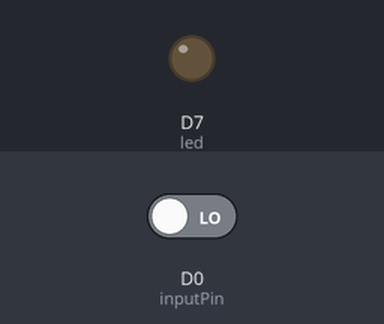
Bench run of a sketch on a simulated Particle Photon. Parts: output pins drawn as LEDs (lit = HIGH). The test bench sets the inputs (shaded band); at power-on: D0 (inputPin) LOW.

Above: at 1.2 s.
1.3 s: D0 (inputPin) driven HIGH
At 2.3 s:
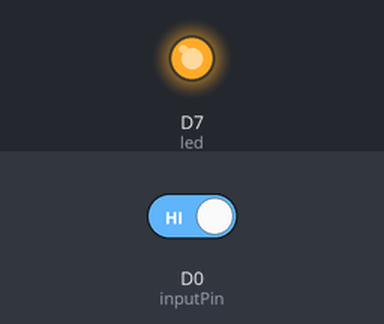
2.8 s: D0 (inputPin) driven LOW
At 3.9 s:
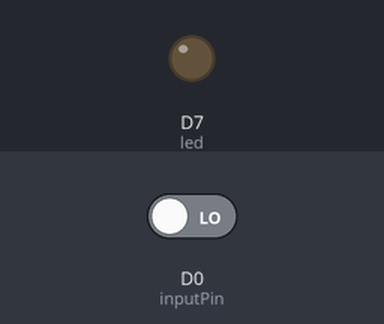
Timing chart, 0 to 5.8 s (numbered marks = the images above; inputs shaded):
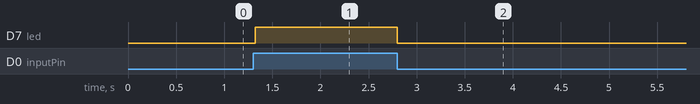

Measured:
- after the input at 1.3 s, D7 (led): LOW → HIGH at once
- after the input at 2.8 s, D7 (led): HIGH → LOW at once

The sketch:

pir-sensor.ino
```cpp
/*
 * Connected sensor
 * Spark.publish() + PIR motion sensor = awesome
 */

int inputPin = D0;              // choose the input pin (for PIR sensor)
int pirState = LOW;             // we start, assuming no motion detected
int val = 0;                    // variable for reading the pin status
int calibrateTime = 10000;      // wait for the thingy to calibrate
int led = D7;

void setup() {
  pinMode(inputPin, INPUT);     // declare sensor as input
  pinMode(led, OUTPUT);
}

void loop(){

  if (calibrated()) {
    readTheSensor();
    reportTheData();
  }
}

bool calibrated() {
  return millis()-calibrateTime>0;
}

void readTheSensor() {
  val = digitalRead(inputPin);

}

void reportTheData() {
  if (val == HIGH) {
    if (pirState == LOW) {
      // we have just turned on

      Spark.publish("motion");
      // We only want to print on the output change, not state
      pirState = HIGH;
            digitalWrite(led,HIGH);
    }

  } else {
    if (pirState == HIGH) {
      // we have just turned of

      // We only want to print on the output change, not state
      pirState = LOW;
      digitalWrite(led,LOW);
    }

  }
}
```
